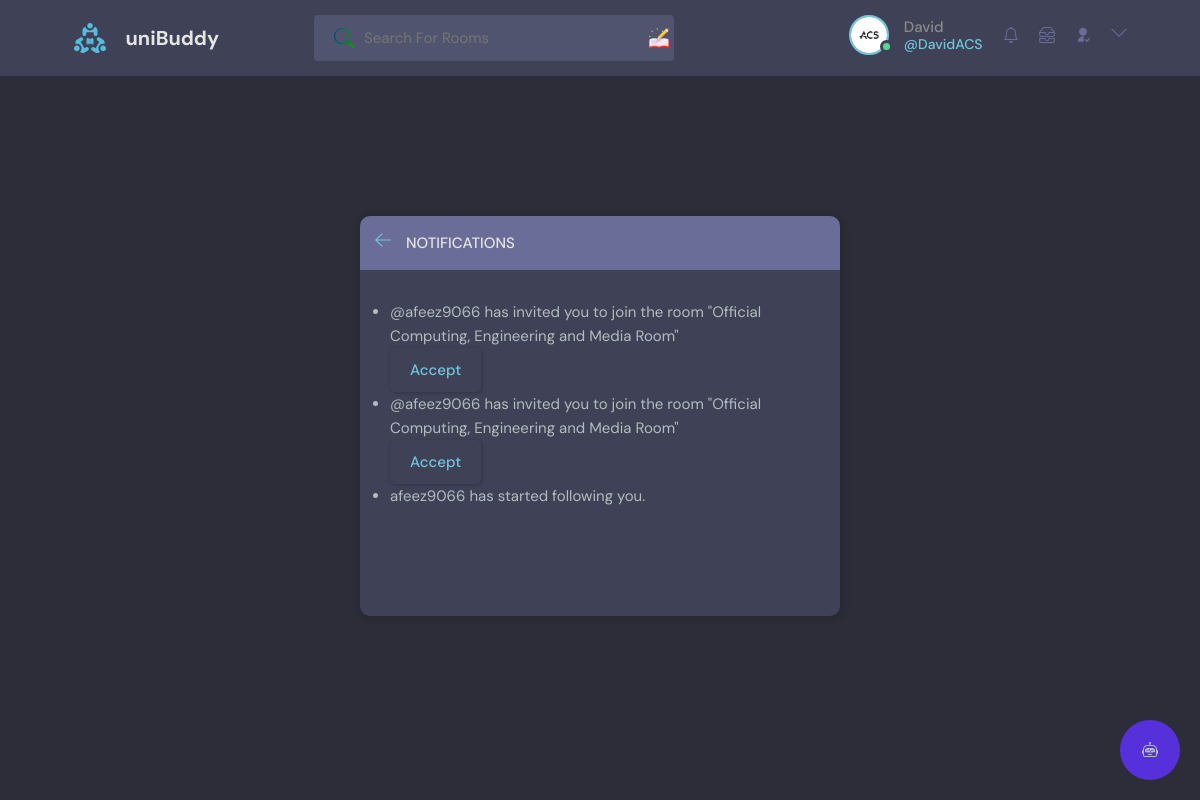
The page /get_notifications/ (signed in) on the database as committed earlier.
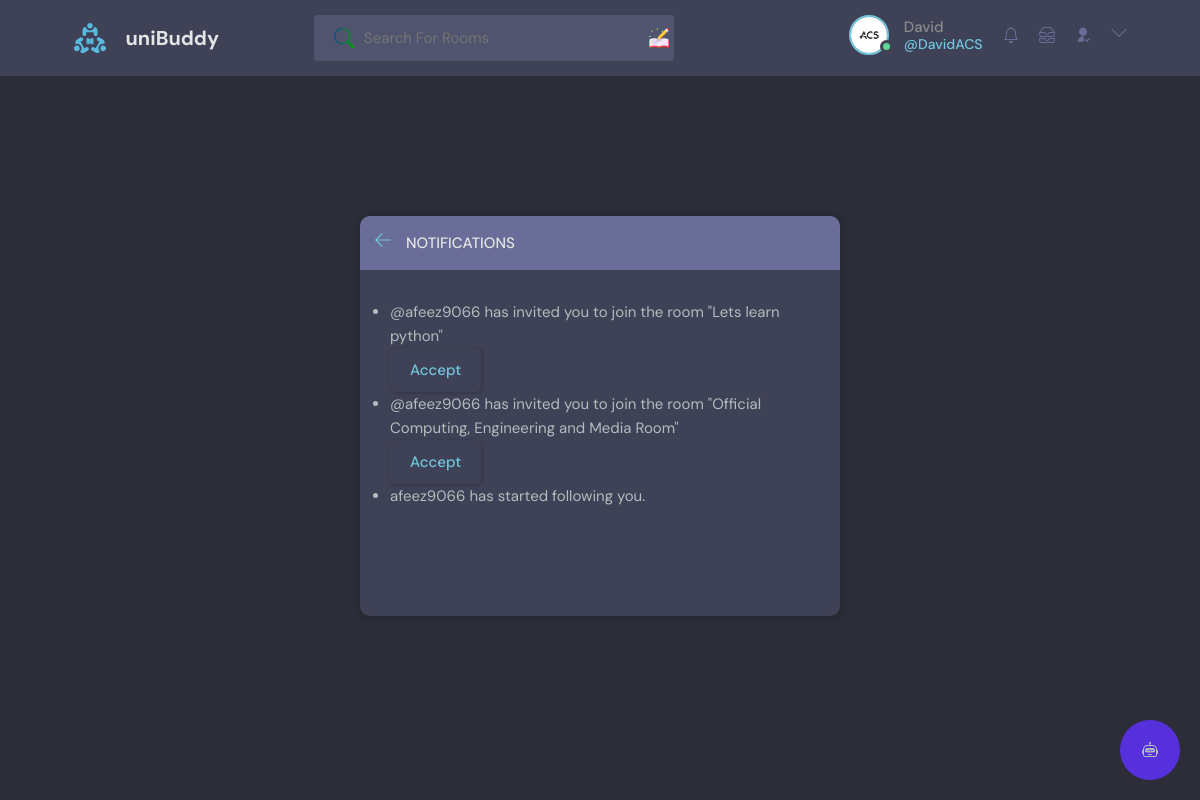
The same page on the database as committed later.
### base/models.py (models this page shows, shortened)
class User(AbstractUser):
    name = models.CharField(max_length=200, null=True)
    email = models.EmailField(unique=True, null=True)
    bio = models.TextField(null=True)
    avatar = models.ImageField(null=True, default="avatar.svg")
    followers = models.ManyToManyField('self', related_name='following', blank=True, symmetrical=False)
    follower_count = models.IntegerField(default=0)
    last_checked = models.DateTimeField(auto_now_add=True)
    USERNAME_FIELD = 'email'
    REQUIRED_FIELDS = []

class Notification(models.Model):
    sender = models.ForeignKey(User, on_delete=models.CASCADE, related_name='sender')
    receiver = models.ForeignKey(User, on_delete=models.CASCADE, related_name='receiver')
    notification_type = models.CharField(max_length=100)
    created_at = models.DateTimeField(auto_now_add=True)
    is_read = models.BooleanField(default=False)
    room = models.ForeignKey(Room, on_delete=models.CASCADE, null=True, blank=True)

class Room(models.Model):
    host = models.ForeignKey(User, on_delete=models.SET_NULL, null=True)
    topic = models.ForeignKey(Topic, on_delete=models.SET_NULL, null=True)
    name = models.CharField(max_length=200)
    description = models.TextField(null=True, blank=True)
    participants = models.ManyToManyField(
        User, related_name='participants', blank=True)
    updated = models.DateTimeField(auto_now=True)
    created = models.DateTimeField(auto_now_add=True)
    upvotes = models.IntegerField(default=0)
    upvoted_by = models.ManyToManyField(User, related_name='upvoted_rooms')
    is_private = models.BooleanField(default=False)
    access_code = models.CharField(max_length=10, blank=True, null=True)
    admins = models.ManyToManyField(User, related_name="admin_rooms", blank=True)
    class Meta:
        ordering = ['-updated', '-created']

### base/views.py (the view)
# urls.py: path('get_notifications/', views.get_notifications, name='get_notifications'),
def get_notifications(request):
    user = request.user
    notifications = Notification.objects.filter(receiver=request.user).order_by('-created_at')
    user.last_checked = timezone.now()
    user.save()
    return render(request, 'base/notifications.html', {'notifications': notifications})

### base/templatetags/custom_tags.py (called while the page is built)
@register.simple_tag
def unread_messages_count(user):
    return user.messages.filter(is_read=False).count()

### base/templatetags/notification_tags.py (called while the page is built)
@register.simple_tag
def unread_notifications_count(user):
    last_checked = user.last_checked
    return Notification.objects.filter(receiver=user, created_at__gt=last_checked).count()

### base/templates/base/notifications.html (shortened to what this page needs)
{% extends 'main.html' %}
{% load static %}
{% block content %}
<main class="notifications layout">
  <div class="container">
    <div class="layout__box">
      <div class="layout__boxHeader">
        <div class="layout__boxTitle">
          <a href="{% url 'home' %}">
            <svg version="1.1" xmlns="http://www.w3.org/2000/svg" width="32" height="32" viewBox="0 0 32 32">
              <title>arrow-left</title>
              <path
                d="M13.723 2.286l-13.723 13.714 13.719 13.714 1.616-1.611-10.96-10.96h27.625v-2.286h-27.625l10.965-10.965-1.616-1.607z">
              </path>
            </svg>
          </a>
          <h3>Notifications</h3>
        </div>
      </div>
      <div class="notifications-page layout__body">
        {% if notifications %}
          <ul class="list-group">
            {% for notification in notifications %}
            <li class="list-group-item">
              <div class="notification-container">
                <div class="notification-content">
                  {% if notification.notification_type == 'follow' %}
                    <p>{{ notification.sender.username }} has started following you.</p>
                    {% elif notification.notification_type == 'room_invite' %}
                    <p>@{{ notification.sender.username }} has invited you to join the room "{{ notification.room.name }}"</p>
                    <a href="{% url 'join_room' notification.room.pk %}" class="btn btn-primary">Accept</a>
                  {% endif %}
                </div>
              </div>
            </li>
          {% endfor %}
          </ul>
        {% else %}
          <p>No notifications found.</p>
        {% endif %}
      </div>
    </div>
  </div>
</main>
{% endblock content %}

### templates/main.html (shortened to what this page needs)
<!DOCTYPE html>
{% load static %}
<html lang="en">
  <head>
    <link rel="stylesheet" href="{% static 'styles/style.css' %}" />
  </head>
  <body>
    {% block navbar %}
    {% include 'navbar.html' %}
    {% endblock navbar %}
    {% block content %}
    {% endblock %}
    <div class="chatbot-icon">
    </div>
  </body>
</html>

### templates/navbar.html (shortened to what this page needs)
{% load static %}
{% load static custom_tags %}
{% load static notification_tags %}
<header class="header header--loggedIn">
    <div class="container">
        <a href="{% url 'home' %}" class="header__logo">
            <img src="{% static 'images/logo.svg' %}" />
            <h1>uniBuddy</h1>
        </a>
        <form class="header__search" method="GET" action="{% url 'home' %}">
            <label>
                <input name="q" placeholder="Search For Rooms" />
                <div class="search-addon"></div>
            </label>
        </form>
        <nav class="header__menu">
            {% if request.user.is_authenticated %}
            <div class="header__user">
                <a href="{% url 'user-profile' request.user.id %}">
                    <div class="avatar avatar--medium active">
                        <img src="{{request.user.avatar.url}}" />
                    </div>
                    <p>{{request.user.name}} <span>@{{request.user.username}}</span></p>
                    <a href="{% url 'get_notifications' %}">
                    </a>
                    <a href="{% url 'inbox' %}">
                    </a>
                </a>
                <a href="{% url 'follower_list' request.user.id %}">
                    <svg xmlns="http://www.w3.org/2000/svg" viewBox="0 0 24 24"> <g> <path fill="none" d="M0 0h24v24H0z"/>
                        <path d="M13 14.062V22H4a8 8 0 0 1 9-7.938zM12 13c-3.315 0-6-2.685-6-6s2.685-6 6-6 6 2.685 6 6-2.685 6-6 6zm5.793 6.914l3.535-3.535 1.415 1.414-4.95 4.95-3.536-3.536 1.415-1.414 2.12 2.121z"/> </g>
                    </svg>
                </a>
                <button class="dropdown-button">
                    <svg version="1.1" xmlns="http://www.w3.org/2000/svg" width="32" height="32" viewBox="0 0 32 32">
                        <title>chevron-down</title>
                        <path d="M16 21l-13-13h-3l16 16 16-16h-3l-13 13z"></path>
                    </svg>
                </button>
            </div>
            {% else %}
            <a href="{% url 'login' %}">
                <img src="{% static 'images/avatar.svg' %}" />
                <p>Login</p>
            </a>
            {% endif %}
        </nav>
    </div>
</header>

Rows that differ between the two databases and show on the page:
removed Notification: sender.username "afeez9066", room.name "Official Computing, Engineering and Media Room"
added Notification: sender.username "afeez9066", room.name "Lets learn python"
